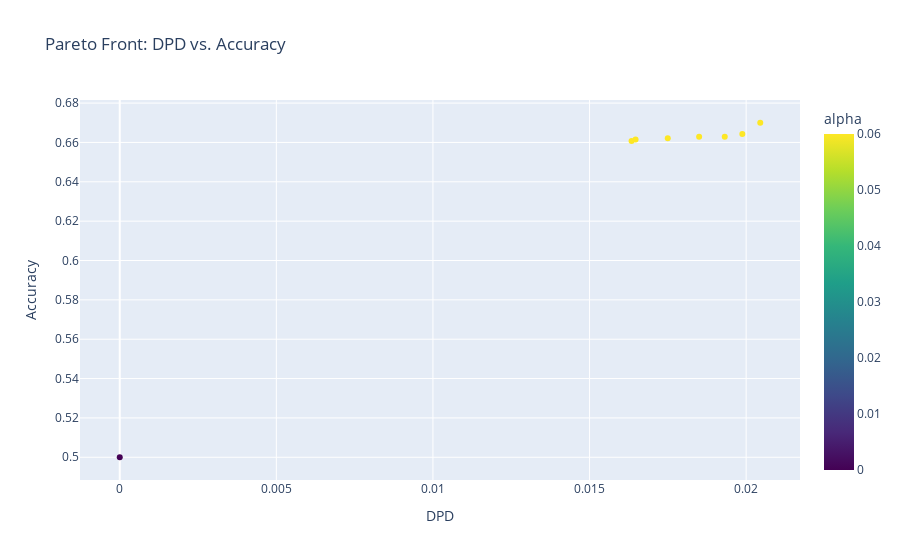

The notebook cell saved with this chart:
### Code cell
fig = px.scatter(
    plot_df,
    x='DPD',
    y='Accuracy',
    color='alpha',
    color_continuous_scale='Viridis',
    size_max=15,
    hover_data={'alpha': True, 'DPD': True, 'Accuracy': True},
    title='Pareto Front: DPD vs. Accuracy'
)
fig.update_traces(marker=dict(line_width=0))
fig.show()

### Figure 1 — Plotly figure (JSON) as saved in the notebook; plotly's stock layout.template omitted (floating-point values rounded to 4 significant figures)
{"data": [{"customdata": [[0.0], [0.06], [0.06], [0.06], [0.06], [0.06], [0.06], [0.06]], "hovertemplate": "DPD=%{x}<br>Accuracy=%{y}<br>alpha=%{marker.color}<extra></extra>", "legendgroup": "", "marker": {"color": [0.0, 0.06, 0.06, 0.06, 0.06, 0.06, 0.06, 0.06], "coloraxis": "coloraxis", "line": {"width": 0}, "symbol": "circle"}, "mode": "markers", "name": "", "orientation": "v", "showlegend": false, "type": "scatter", "x": [0.0, 0.01634, 0.0185, 0.0175, 0.01647, 0.02045, 0.01932, 0.01988], "xaxis": "x", "y": [0.5, 0.6607, 0.6629, 0.6622, 0.6614, 0.67, 0.6629, 0.6643], "yaxis": "y"}], "layout": {"coloraxis": {"colorbar": {"title": {"text": "alpha"}}, "colorscale": [[0, "#440154"], [0.1111, "#482878"], [0.2222, "#3e4989"], [0.3333, "#31688e"], [0.4444, "#26828e"], [0.5556, "#1f9e89"], [0.6667, "#35b779"], [0.7778, "#6ece58"], [0.8889, "#b5de2b"], [1, "#fde725"]]}, "legend": {"tracegroupgap": 0}, "title": {"text": "Pareto Front: DPD vs. Accuracy"}, "xaxis": {"anchor": "y", "domain": [0, 1], "title": {"text": "DPD"}}, "yaxis": {"anchor": "x", "domain": [0, 1], "title": {"text": "Accuracy"}}}}
